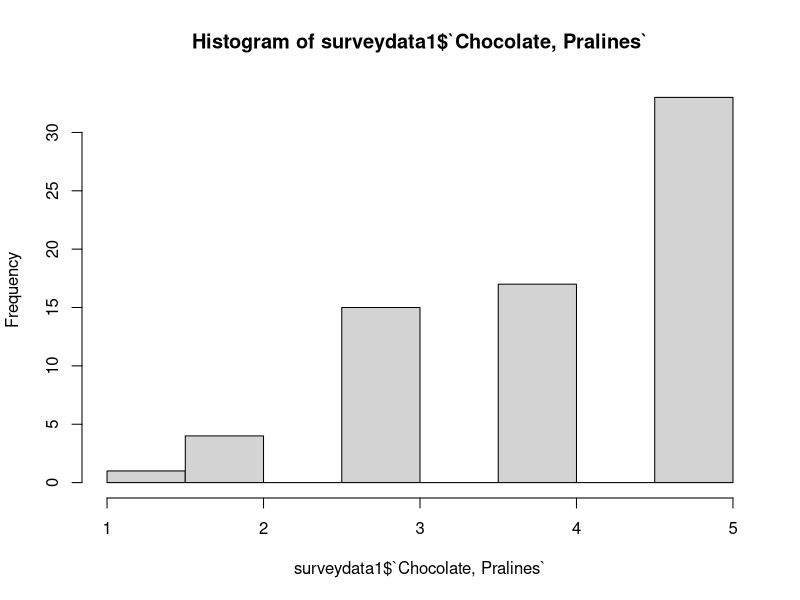
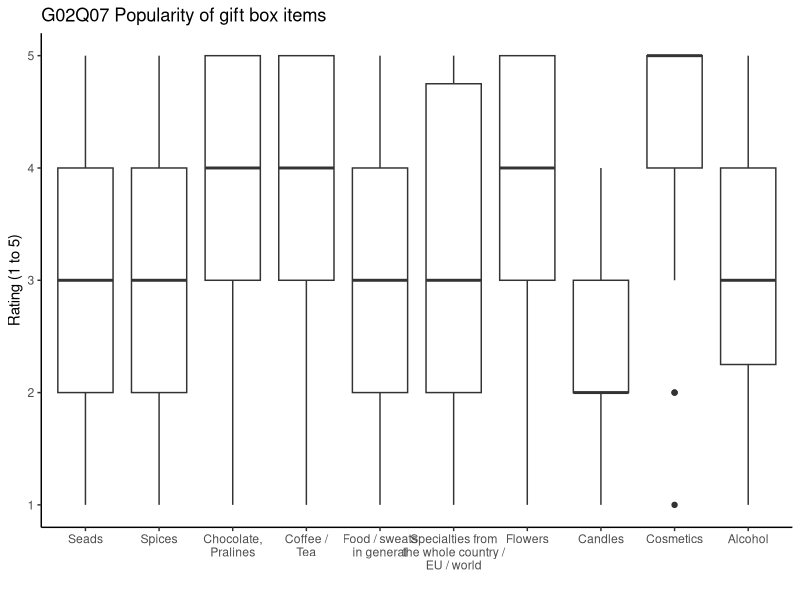
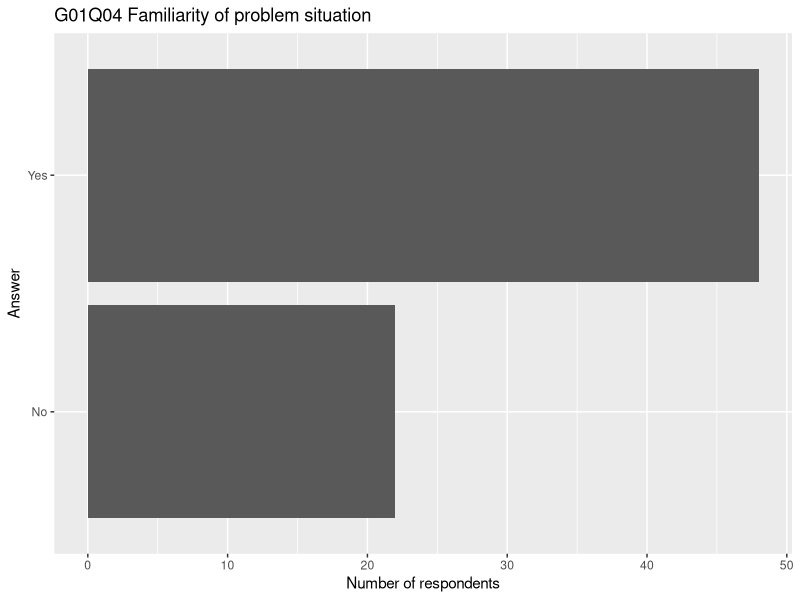

Here is the R script that generated these plots, in order:
#######################################
#                                     #
#            gift giving              #
#          survey analysis            #
#                                     #
#            Thomas FROST             #
#           Antonia GERKEN            #
#           Anita LINDBERG            #
#             Diane OWIN              #
#                                     #
#       emlyon business school        #
#                                     #
#       https://lyonexchange.fr       #
#     gift-giving@lyonexchange.fr     #
#                                     #
#######################################



# 00 - Setup #############################

# setwd("~/Studium/Master/Module/5A2M21 Advanced Topics in Digital Marketing/Gruppenarbeit/GiftGiving")

# install.packages("tidyverse")
# install.packages("fastDummies")
# install.packages("openxlsx")
# install.packages("data.table")


library(tidyverse)
library(fastDummies)
library(openxlsx)
library(data.table)


# 01 - Read data #########################

surveydata <- read_csv(file = "results-survey282822_20211007-1755.csv")

# 02 - Clean data #########################

# delete incomplete answers
surveydata <- filter(surveydata, !is.na(submitdate))

# delete answer where control question is wrong
surveydata <- surveydata[surveydata$`G02Q10[SQ053]`  == 4, ]

# remove control question
surveydata1 <- subset(surveydata, select = -c(`G02Q10[SQ053]`) )

# remove time stamp
surveydata1 <- subset(surveydata1, select = -c(submitdate) )

# rename categorical columns----
oldnames <-  c('G01Q04','G01Q17', 'G01Q18', 'G01Q19', 'G01Q05', 'G02Q02','G03Q03', 'G03Q13', 'G03Q14',
             'G03Q15','G03Q16')
newnames <-  c('situation_fit','last_minute', 'remb_bday', 'online_gift', 
             'suitablegift','services_fit','age', 'gender', 'student', 'profession','country')
for(i in 1:length(newnames)) names(surveydata1)[names(surveydata1) == oldnames[i]] = newnames[i]

# rename G02Q07 ----

# How suitable are the following items in your opinion for an individualized gift box? 
# Consider as criteria the probability of sending a box with this to someone else by yourself 
# and how much you would find it a good gift if you would receive it yourself. 
# Consider 1 as a bad gift and 5 as the best possible option.

gifts_numbers <- c('G02Q07[SQ001]', 'G02Q07[SQ012]','G02Q07[SQ022]','G02Q07[SQ032]','G02Q07[SQ042]',
                   'G02Q07[SQ052]','G02Q07[SQ062]','G02Q07[SQ072]','G02Q07[SQ082]','G02Q07[SQ092]')
gifts_names <- c('Seads', 'Spices', 'Chocolate, Pralines', 'Coffee / Tea', 'Food / sweats in general', 
                 'Specialties from the whole country / EU / world', 'Flowers', 'Candles', 'Cosmetics', 
                 'Alcohol')
for(i in 1:length(gifts_names)) names(surveydata1)[names(surveydata1) == gifts_numbers[i]] = gifts_names[i]

# rename G01Q06 -----

# What do you usually give your friends (who do not live close to you) for their birthday?
gifts_numbers2 <- c('G01Q06[SQ001]', 'G01Q06[SQ002]', 'G01Q06[SQ003]', 'G01Q06[SQ004]', 'G01Q06[SQ005]')
gifts_names2 <- c('package', 'post_card','flowers', 'nothing_no_change','nothing_want_change')
for(i in 1:length(gifts_names2)) names(surveydata1)[names(surveydata1) == gifts_numbers2[i]] = gifts_names2[i]

# recode yes/no to 1/0 as dummies
surveydata1 <- dummy_cols(surveydata1, select_columns = gifts_names2, remove_selected_columns = TRUE)
# delete douplicated columns
surveydata1 <- subset(surveydata1, select = - c(package_No, post_card_No, flowers_No,
                                                nothing_no_change_No,nothing_want_change_No))

# rename G02Q10 ----

# Imagine that this service wants to help you not only for sending gifts to others but also
# wants to be your central point for all matters related to gifts. Which of the following 
# functionalities should the platform provide to be useful for you?(1 = not important at all
# and 5 = really important)
gifts_numbers3 <- c('G02Q10[SQ012]','G02Q10[SQ022]','G02Q10[SQ032]','G02Q10[SQ042]',
                    'G02Q10[SQ052]')
gifts_names3 <- c('Int_User_Design', 'Customized_packaging','per_calendar',
                  'recommendation','wishlist')
for(i in 1:length(gifts_names3)) names(surveydata1)[names(surveydata1) == gifts_numbers3[i]] = gifts_names3[i]


# recode variables in dummies ----

# situation_fit (G01Q04): yes = 1, last_minute (G01Q17): last min = 1, 
# hard_remb_bday(G01Q18): hard to remb = 1,; online_gift(G01Q19): yes = 1; 
# suitablegift (G01Q05): hard = yes = 1; services_fit (G02Q02): yes = 1;
# gender (G03Q13): male = 1; student (G03Q14): yes = 1;

# might adding age and country to the dummy list ?

dummy_var <- c('situation_fit','last_minute', 'remb_bday', 'online_gift', 
               'suitablegift','services_fit', 'gender', 'student')

surveydata1 <- dummy_cols(surveydata1, select_columns = dummy_var, remove_selected_columns = TRUE)

# delete douplicated columns
surveydata1 <- subset(surveydata1, select = - c(situation_fit_No, remb_bday_No,online_gift_No, 
                                                suitablegift_No, services_fit_No, 
                                                gender_Female, student_No))
# problem with deleting 'last_minute_In advance', because of '.. ..' in it

# Format Factor Variables ----
surveydata1$age <- as.factor(surveydata1$age)
surveydata1$profession <- as.factor(surveydata1$profession)
surveydata1$country <- as.factor(surveydata1$country)

# dummies as numeric 
surveydata1[,24:37] <- sapply(surveydata1[,24:37],as.numeric)


# 03 - Extracting text answers to excel ##############

text_answers <- c('G01Q11', 'G02Q08','G02Q09', 'G02Q12')

answers_G01Q11 <- unique(surveydata1['G01Q11'])
answers_G02Q08 <- unique(surveydata1['G02Q08'])
answers_G02Q09 <- unique(surveydata1['G02Q09'])
answers_G02Q12 <- unique(surveydata1['G02Q12'])

# export as  one excel
list_of_text_answers <- list("G01Q11" = answers_G01Q11, "G02Q08" = answers_G02Q08,
                             "G02Q09" = answers_G02Q09,
                         "G02Q12" = answers_G02Q12)
write.xlsx(list_of_text_answers, file = "survey_open_question_v1.xlsx", overwrite = TRUE)

# deleting open questions from data frame
surveydata1 <- subset(surveydata1, select = - c(G01Q11, G02Q08, G02Q09, G02Q12))

# 04 - Descriptive analysis ##############
summary(surveydata1)

# Plot Histogram of One Variable
hist(surveydata1$`Chocolate, Pralines`)





# 04.01 - popularity of the different gift items (G02Q07) #####
items <- c('Seads', 'Spices', 'Chocolate, Pralines', 'Coffee / Tea', 'Food / sweats in general', 'Specialties from the whole country / EU / world', 'Flowers', 'Candles', 'Cosmetics', 'Alcohol')
labels <- c('Seads', 'Spices', 'Chocolate,\nPralines', 'Coffee /\nTea', 'Food / sweats\nin general', 'Specialties from\nthe whole country /\nEU / world', 'Flowers', 'Candles', 'Cosmetics', 'Alcohol')

giftitems <- reshape(as.data.frame(surveydata[15:24]), times = items,
                     timevar = "gift", direction = "long",
                     varying = 1:10, v.names = "rating", idvar = "participant")

rownames(giftitems) <- 1:nrow(giftitems)
giftitems$gift <- as.factor(giftitems$gift)

itemsplot <- ggplot(giftitems) +
  theme_classic() +
  geom_boxplot(aes(x = gift, y = rating)) +
  ylab("Rating (1 to 5)") +
  xlab("") +
  ggtitle("G02Q07 Popularity of gift box items") +
  scale_x_discrete(labels= labels)
itemsplot


# 04.02 - Familiarity of the problem #############

# Format yes/no answer as Factor Variable
surveydata$G01Q04 <- as.factor(surveydata$G01Q04)


# Show percentage of the two answers
summary(surveydata$G01Q04)/nrow(surveydata)

# plot a simple bar diagram
plot <- ggplot(surveydata) +
  geom_bar(aes(x = G01Q04)) +
  ylab("Number of respondents") +
  xlab("Answer") +
  ggtitle("G01Q04 Familiarity of problem situation") +
  coord_flip()
plot
